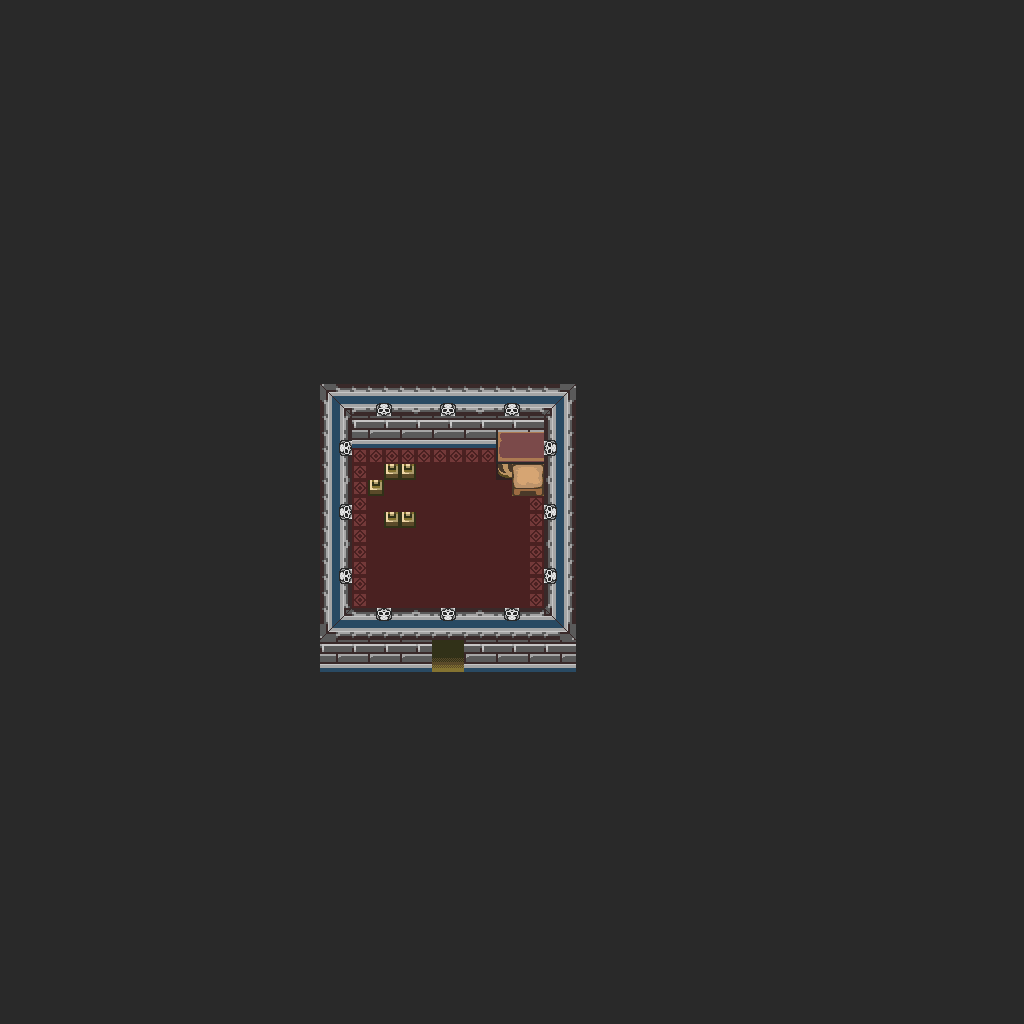

Tiled map render using the project's own tile images. Description and the map definition, with tile-layer contents summarised, below:
An orthogonal 64x64 tile map with 16x16 px tiles, 1 tile layer (base), 1 hidden layer not drawn and 7 objects.

<map version="1.10" tiledversion="1.12.1" orientation="orthogonal" renderorder="right-down" width="64" height="64" tilewidth="16" tileheight="16" infinite="0" nextlayerid="3" nextobjectid="8">
 <tileset firstgid="1" source="../classiciphone_pics4.tsx" />
 <layer id="1" name="base" width="64" height="64">
  <data>[4096 cells, 4096 non-empty, 43 distinct tile ids]</data>
 </layer>
 <layer id="2" name="collision" width="64" height="64" visible="0">
  <properties><property name="collision" value="true" /></properties>
  <data>[4096 cells, 3981 non-empty, 1 distinct tile ids]</data>
 </layer>
 <objectgroup id="3" name="npcs">
  <object id="1" x="368.0" y="448.0" width="16" height="16">
   <properties>
    <property name="gani" value="classic_gal_nmacoffin.png" />
    <property name="script" type="string">-- Auto-converted from GraalScript
-- function onActionPush(0) {
-- setimg("classic_gal_nmacoffinopen.png");
-- dontblock();
-- drawunderplayer();
-- setTimer(5);
end
-- function onTimeOut(){
-- setimg("classic_gal_nmacoffin.png");
-- blockagain();
-- drawoverplayer();
end</property>
   </properties>
  </object>
  <object id="2" x="432.0" y="400.0" width="16" height="16">
   <properties>
    <property name="gani" value="classic_vv_nmapainting2.png" />
    <property name="script" type="string">-- Auto-converted from GraalScript
-- function onCreated() {
-- y+=.5;
end</property>
   </properties>
  </object>
  <object id="3" x="352.0" y="544.0" width="16" height="16">
   <properties>
    <property name="gani" value="rack.png" />
    <property name="script" type="string">-- Auto-converted from GraalScript
</property>
   </properties>
  </object>
  <object id="4" x="496.0" y="416.0" width="16" height="16">
   <properties>
    <property name="gani" value="candle.mng" />
    <property name="script" type="string">-- Auto-converted from GraalScript
-- function onCreated() {
-- y-=.5;
end</property>
   </properties>
  </object>
  <object id="5" x="512.0" y="432.0" width="16" height="16">
   <properties>
    <property name="gani" value="stefanbook.png" />
    <property name="script" type="string">-- Auto-converted from GraalScript
-- function onCreated() {
-- y+=.5;
end</property>
   </properties>
  </object>
  <object id="6" x="512.0" y="464.0" width="16" height="16">
   <properties>
    <property name="gani" value="amz_chair.png" />
    <property name="script" type="string">-- Auto-converted from GraalScript
-- [CLIENT-SIDE — server no-op]
-- if (created) dontblock; drawunderplayer;</property>
   </properties>
  </object>
  <object id="7" x="416.0" y="624.0" width="16" height="16">
   <properties>
    <property name="gani" value="vvbookcase.png" />
    <property name="script" type="string">-- Auto-converted from GraalScript
-- // NPC made by Bell Darkmane (Ventrue Vampires)
-- [CLIENT-SIDE — server no-op]
-- if (created) {
-- setshape 1,80,64;
-- }
-- if (playertouchsme) {
-- }</property>
   </properties>
  </object>
 </objectgroup>
</map>
